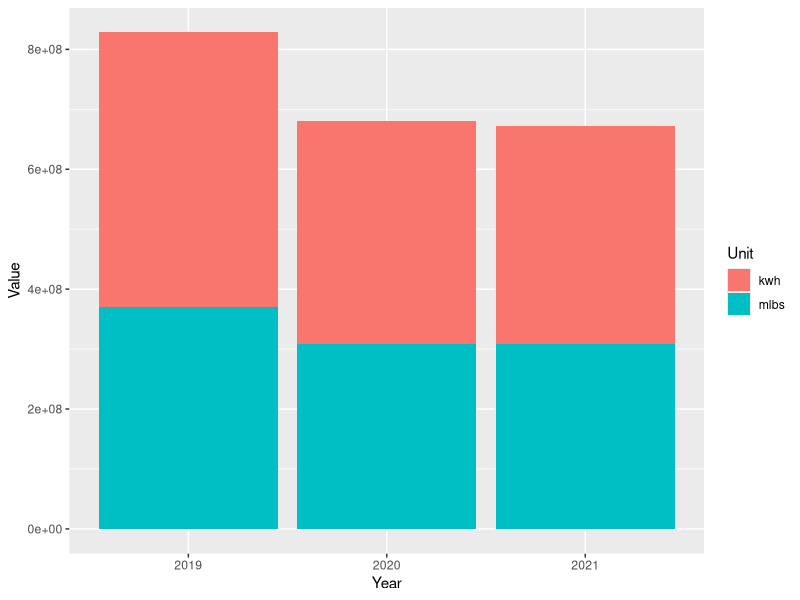

Recreate this plot in R. (Note: this script raises an error after producing the figure.)
## ---- chunk 1


my_packages <- c("tidyverse", "vroom" , "janitor" , "glue" , "tsibble" , "tidytext","lubridate", "fable", "tsibbledata", "ggplot2", "forecast", "tseries", "rio", "zoo", "readxl", "tsibbledata", "knitr", "kableExtra", "formattable")
invisible( lapply(my_packages, require, character.only = TRUE))

#Choose one working site: 
place <- "Home" 
# place <- "work"

#Set proper working Dir 
if (place == "Home"){setwd("C:/Users/paulr/Documents/R/RockCenterEnergyAnalysis")} else {setwd("C:/Users/prode/Documents/R/RockCenterEnergyAnalysis")}

# Check for data directory and if one is not present then make it

if (!file.exists("data")) { dir.create("data")}

# Clean up environment
rm(place, my_packages )

options(dplyr.summarise.inform = FALSE)

# Read in data

SteamData <- read_excel("data/Energy_Data_for_Net_Zero_Study.xlsx", sheet = "Sheet1", range = "B2:G11" , col_names = TRUE, na = "NA", col_types = NULL ) %>%  select(-5,-6)

ElectricData <- read_excel("data/Energy_Data_for_Net_Zero_Study.xlsx", sheet = "Sheet1", range = "B13:G23" , col_names = TRUE, na = "NA", col_types = NULL ) %>% select(-5,-6)

ElectricData %>% filter(Building == '1 Rock' | Building == '600 5th') %>% 
  select( -Building) %>% 
  summarise_each(funs(sum)) %>% 
  mutate(Building = "1 Rock and 600 5th") %>% 
  select(4,1,2,3) %>% rbind(ElectricData) %>% 
  filter(Building != '1 Rock' & Building != '600 5th') -> ElectricData
rm(ElectricData1)

BuildingGSF <- read_excel("data/Energy_Data_for_Net_Zero_Study.xlsx", sheet = "Sheet1", range = "B28:C39" , col_names = TRUE, na = "NA", col_types = NULL ) %>% 
  filter(Building != '1 Rock' & Building != '600 5th')

UtilityData <- left_join(ElectricData, SteamData, by="Building") %>% left_join(BuildingGSF, by="Building")
UtilityData[is.na(UtilityData)] <- 0

#Campus Energy for each year 
UtilityData1 <- UtilityData 
apply(UtilityData1[2:4], 2, function(row) row * 3.4121 ) -> UtilityData1[2:4]
apply(UtilityData1[5:7], 2, function(row) row * 1194) -> UtilityData1[5:7]
UtilityData1 %>% select(`2019 kwh`, `2020 kwh`, `2021 kwh`, `2019 mlbs`, `2020 mlbs`, `2021 mlbs`) %>%
summarise_each(funs(sum)) %>% 
  gather(key = "Item", value = "Value") -> UtilityData1
  cbind(UtilityData1, str_split_fixed(UtilityData1$Item, " ", n=2)) -> UtilityData1 
UtilityData1 %>% 
  select(-"Item")  -> UtilityData1
  colnames(UtilityData1)  <-  c("Value", "Year", "Unit") 
#Make the plot
UtilityData1 %>% 
  ggplot(aes(x = Year, y = Value, fill = Unit)) +
  geom_bar(stat = "identity", position = "stack")
rm(UtilityData1)

#Campus  EUI for each year 
UtilityData1 <- UtilityData 
apply(UtilityData1[2:4], 2, function(row) row * 3.4121 ) -> UtilityData1[2:4]
apply(UtilityData1[5:7], 2, function(row) row * 1194) -> UtilityData1[5:7]
#apply(UtilityData1[2:7], 2, function(row) row / UtilityData1$`Gross Floor Area`) -> UtilityData1[2:7]
UtilityData1 %>% select(`2019 kwh`, `2020 kwh`, `2021 kwh`, `2019 mlbs`, `2020 mlbs`, `2021 mlbs`, `Gross Floor Area`) %>%
summarise_each(funs(sum))  
  gather(key = "Item", value = "Value") -> UtilityData1
  cbind(UtilityData1, str_split_fixed(UtilityData1$Item, " ", n=2)) -> UtilityData1 
UtilityData1 %>% 
  select(-"Item")  -> UtilityData1
  colnames(UtilityData1)  <-  c("Value", "Year", "Unit") 
#Make the plot
UtilityData1 %>% 
  ggplot(aes(x = Year, y = Value, fill = Unit)) +
  geom_bar(stat = "identity", position = "stack")
############################ WORKING HERE ###############################


#rm(UtilityData1)
